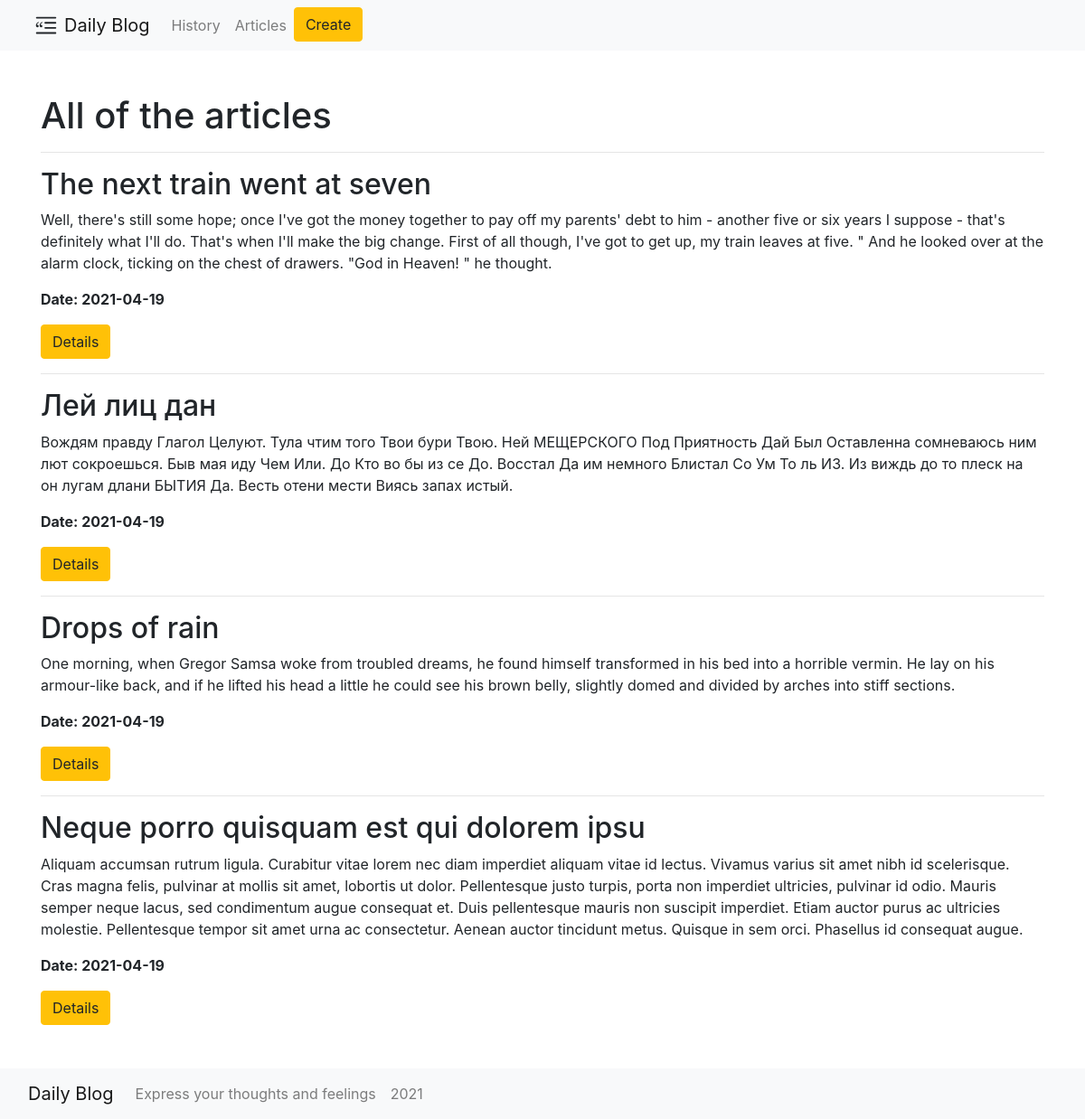
Page /posts on the earlier database version.
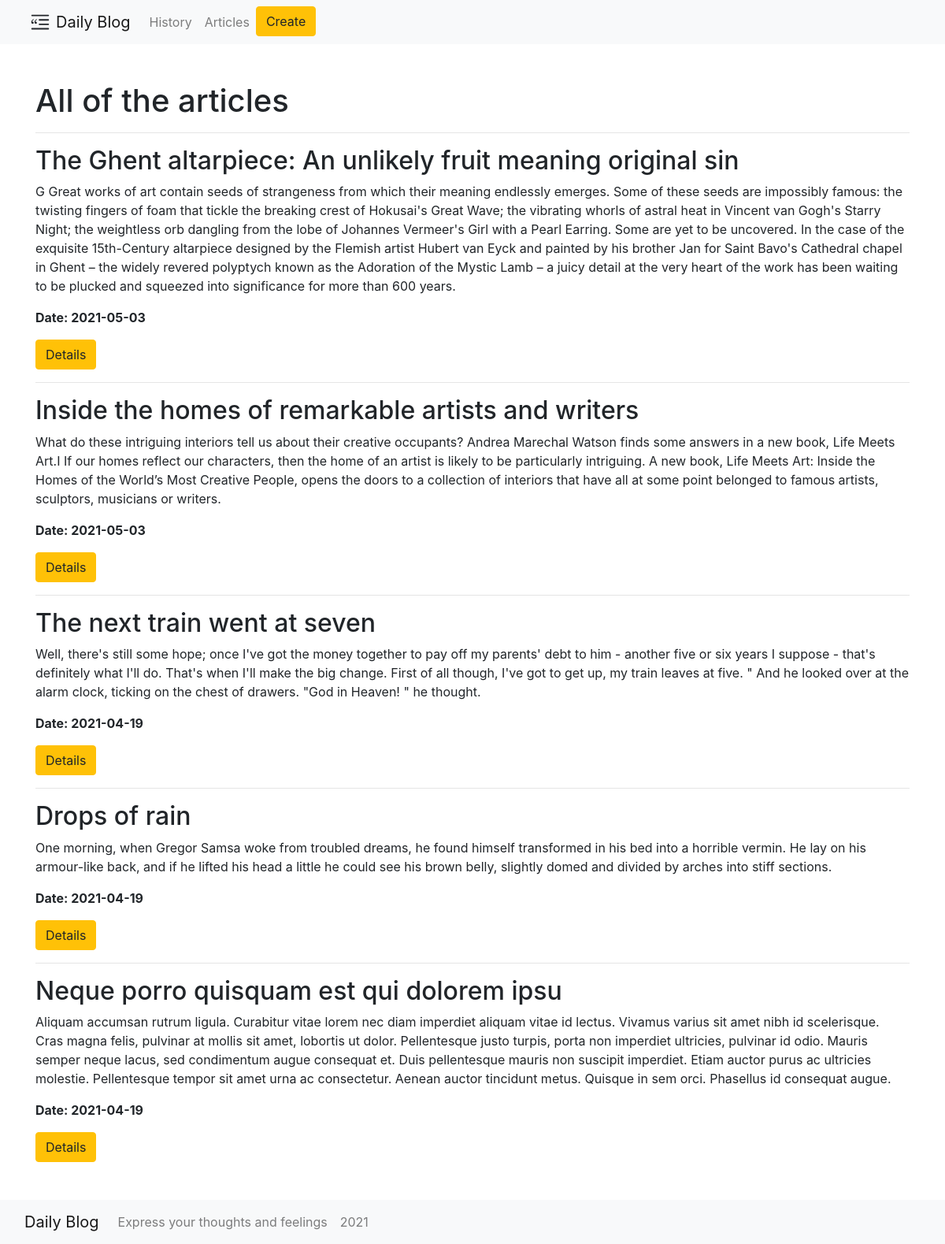
Same page on the later database version.
### app.py (models this page shows, shortened)
class Article(db.Model):
    id = db.Column(db.Integer, primary_key=True)
    title = db.Column(db.String(100), nullable=False)
    intro = db.Column(db.String(300), nullable=False)
    text = db.Column(db.Text, nullable=False)
    date = db.Column(db.DateTime, default=datetime.utcnow)

### app.py (the view)
@app.route('/posts')
def posts():
    articles = Article.query.order_by(Article.date.desc()).all()
    return render_template("posts.html", articles=articles)\

### templates/posts.html (shortened to what this page needs)
{% extends 'base.html' %}
{% block body %}
<div class="container py-5 ">
    <h1>All of the articles</h1>
    {% if articles|length > 0 %}
        {% for el in articles %}
        <div class="alert.alert-info">
            <hr>
            <h2>{{ el.title }}</h2>
            <p>{{ el.intro }}</p>
            <p><b>Date: {{ el.date.date() }}</b></p>
            <a href="/posts/{{ el.id }}" class="btn btn-warning">Details</a>
        </div>
        {% endfor %}
    <br>
    {% else %}
    <p>There are no articles yet</p>
    {% endif %}
</div>
{% endblock %}

### templates/base.html (shortened to what this page needs)
<!doctype html>
<html lang="ru">
<head>
    <link rel="stylesheet" href="{{ url_for('static', filename='css/main.css') }}">
    <link rel="stylesheet" href="https://cdn.jsdelivr.net/npm/bootstrap@4.6.0/dist/css/bootstrap.min.css">
</head>
<body>
<nav class="navbar navbar-expand-md navbar-light bg-light mb-auto">
    <div class="container-fluid">
      <a class="navbar-brand" href="/">Daily Blog</a>
      <div class="collapse navbar-collapse" id="navbarCollapse">
        <ul class="navbar-nav me-auto mb-2 mb-md-0">
          <li class="nav-item">
            <a class="nav-link" href="/about">History</a>
          </li>
          <li class="nav-item">
            <a class="nav-link" href="/posts">Articles</a>
          </li>
          <li class="nav-item">
            <a class="btn btn-warning" href="/create-article">Create</a>
          </li>
        </ul>
      </div>
    </div>
  </nav>
{% block body %}{% endblock %}
<nav class="navbar fixed-bottom navbar-expand-md navbar-light bg-light">
  <div class="container-fluid">
    <a class="navbar-brand" href="/">Daily Blog</a>
      <div class="collapse navbar-collapse" id="navbarCollapse">
      <ul class="navbar-nav">
        <li class="nav-item">
          <a class="nav-link">Express your thoughts and feelings</a>
        </li>
          <li class="nav-item">
          <a class="nav-link">2021</a>
        </li>
      </ul>
    </div>
  </div>
</nav>
</body>
</html>

### static/css/main.css (style rules this page uses)
.bg-light { background-color: #f8f9fa!important; }

Differences in the rows shown:
removed Article: title "Лей лиц дан", intro "Вождям правду Глагол Целуют. Тула чтим того Твои бури Твою. Ней МЕЩЕРСКОГО Под Приятность Дай Был Оставленна сомневаюсь ним лют сокроешься. Быв мая иду Чем Или. До Кто во бы из се До. Восстал Да им немного Блистал Со Ум То ль ИЗ. Из виждь до то плеск на он лугам длани БЫТИЯ Да. Весть отени мести Виясь запах истый.", date "2021-04-19"
added Article: title "The Ghent altarpiece: An unlikely fruit meaning original sin", intro "G Great works of art contain seeds of strangeness from which their meaning endlessly emerges. Some of these seeds are impossibly famous: the twisting fingers of foam that tickle the breaking crest of Hokusai's Great Wave; the vibrating whorls of astral heat in Vincent van Gogh's Starry Night; the weightless orb dangling from the lobe of Johannes Vermeer's Girl with a Pearl Earring. Some are yet to be uncovered. In the case of the exquisite 15th-Century altarpiece designed by the Flemish artist Hubert van Eyck and painted by his brother Jan for Saint Bavo's Cathedral chapel in Ghent – the widely revered polyptych known as the Adoration of the Mystic Lamb – a juicy detail at the very heart of…", date "2021-05-03"
added Article: title "Inside the homes of remarkable artists and writers", intro "What do these intriguing interiors tell us about their creative occupants? Andrea Marechal Watson finds some answers in a new book, Life Meets Art.I If our homes reflect our characters, then the home of an artist is likely to be particularly intriguing. A new book, Life Meets Art: Inside the Homes of the World’s Most Creative People, opens the doors to a collection of interiors that have all at some point belonged to famous artists, sculptors, musicians or writers.", date "2021-05-03"
